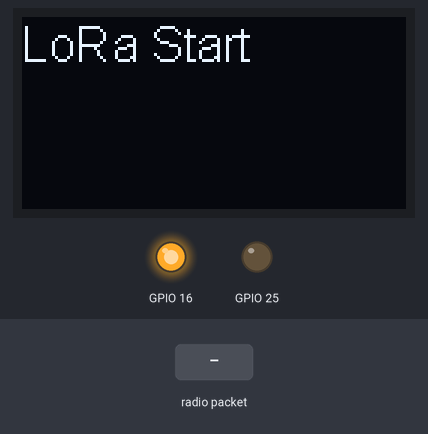
The sketch below on a simulated ESP32. On the bench: 128×64 one-colour display, output pins drawn as LEDs (lit = HIGH). The test bench sets the inputs (shaded band). No radio packets arrive unless stated; what the sketch prints to the serial monitor is not drawn.

Above: at 1.2 s.
3.4 s: radio packet "X" arrives
At 4.4 s:
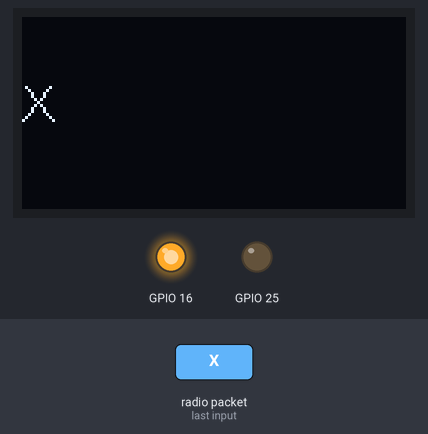
4.9 s: radio packet "J" arrives
At 5.5 s:
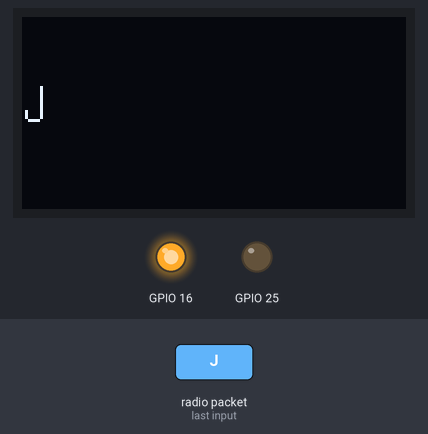
6.4 s: radio packet "1" arrives
At 7.9 s:
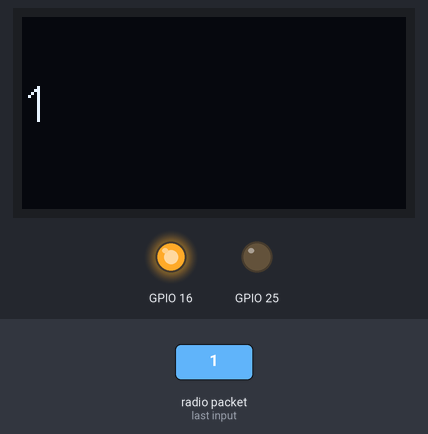
Timing chart, 0 to 9.4 s (numbered marks = the images above; inputs shaded):
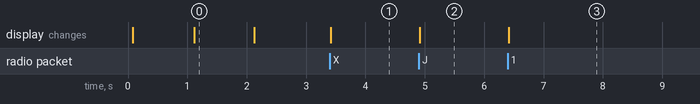

The sketch:

sketch_nov04a.ino
```cpp
#include <SPI.h>
#include <LoRa.h>
#include "SSD1306.h" // alias for `#include "SSD1306Wire.h"`
#include <Wire.h>

//Display
//Display
SSD1306 display(0x3c, 4, 15);


#define SS 18
#define RST 14
#define DI0 26
// #define BAND 429E6 //915E6

// #define BAND 434500000.00
#define BAND 434500000.00

#define spreadingFactor 7
 #define SignalBandwidth 62.5E3
//#define SignalBandwidth 31.25E3
//#define SignalBandwidth 15.25E3

#define preambleLength 4
#define codingRateDenominator 8

bool Lora_working;
int counter;

void setup() {
//Display
 pinMode(16,OUTPUT);
  digitalWrite(16, LOW);    // set GPIO16 low to reset OLED
  delay(50);
  digitalWrite(16, HIGH); // while OLED is running, must set GPIO16 in high
  display.init();
 pinMode(25,OUTPUT);


Serial.begin(921600);                       // Open serial port to computer
display.clear();
display.setFont(ArialMT_Plain_16);
display.drawString(0, 0, "Serial Start");
display.display();
delay(1000);


lora_start();
display.clear();
if (Lora_working)
display.drawString(0, 0, "LoRa Start");
else
display.drawString(0, 0, "LoRa Failed");
display.display();

delay(1000);
display.clear();
display.display();

}

void loop() {

/*
  counter++;

    String message=(String)counter;
  Serial.println(message);

  LoRa.beginPacket();
  LoRa.print((char)counter);


  LoRa.endPacket();
  counter=counter>254?0:counter;
delay(20);


  unsigned long zeit=micros();
  String message="VBN";

  LoRa.beginPacket();

  LoRa.println(message);

  LoRa.endPacket();

  float loop_time=(micros()-zeit)/1000.0;


  Serial.println(loop_time+message);
  zeit=micros();
  message="ZSN";

  LoRa.beginPacket();

  LoRa.println(message);

  LoRa.endPacket();

  loop_time=(micros()-zeit)/1000.0;


  Serial.println(loop_time+message);


  */
  int packetSize = LoRa.parsePacket();
  if (packetSize) {
  String message;
  while(LoRa.available()){                     // If Arduino's HC12 rx buffer has data

  message+=(String)(char)LoRa.read();
                // Send the data to the computer
  }
  display.clear();
  display.drawString(0, 20, message);
  display.display();

  Serial.print(message);

 }

  if(Serial.available()>2){                   // If Arduino's computer rx buffer has data


  char temp=Serial.read();

  if (temp=='X')
  {
  String order;

  LoRa.beginPacket();

  while (Serial.available())
  {
  temp=Serial.read();

    if (temp=='J')
      {
          LoRa.endPacket(true);

          display.clear();
          display.drawString(0, 0, order);
          display.display();

      }
      else
      { LoRa.write(temp);
       order+=(String)temp;
      }

  }
  }


   }

  }


void lora_start()
{
SPI.begin(5,19,27,18);
LoRa.setPins(SS,RST,DI0);

if(LoRa.begin(BAND))
Lora_working=true;

  LoRa.setSpreadingFactor(spreadingFactor);
  LoRa.setSignalBandwidth(SignalBandwidth);

  LoRa.setCodingRate4(codingRateDenominator);

  LoRa.setPreambleLength(preambleLength);


}
```

Measured:
- after the input at 3.4 s, the display: changes at once (image 1)
- after the input at 4.9 s, the display: changes at once (image 2)
- after the input at 6.4 s, the display: changes at once (image 3)
- what the display in image 0 shows lasts 1.0 s, from 1.1 s to 2.1 s
